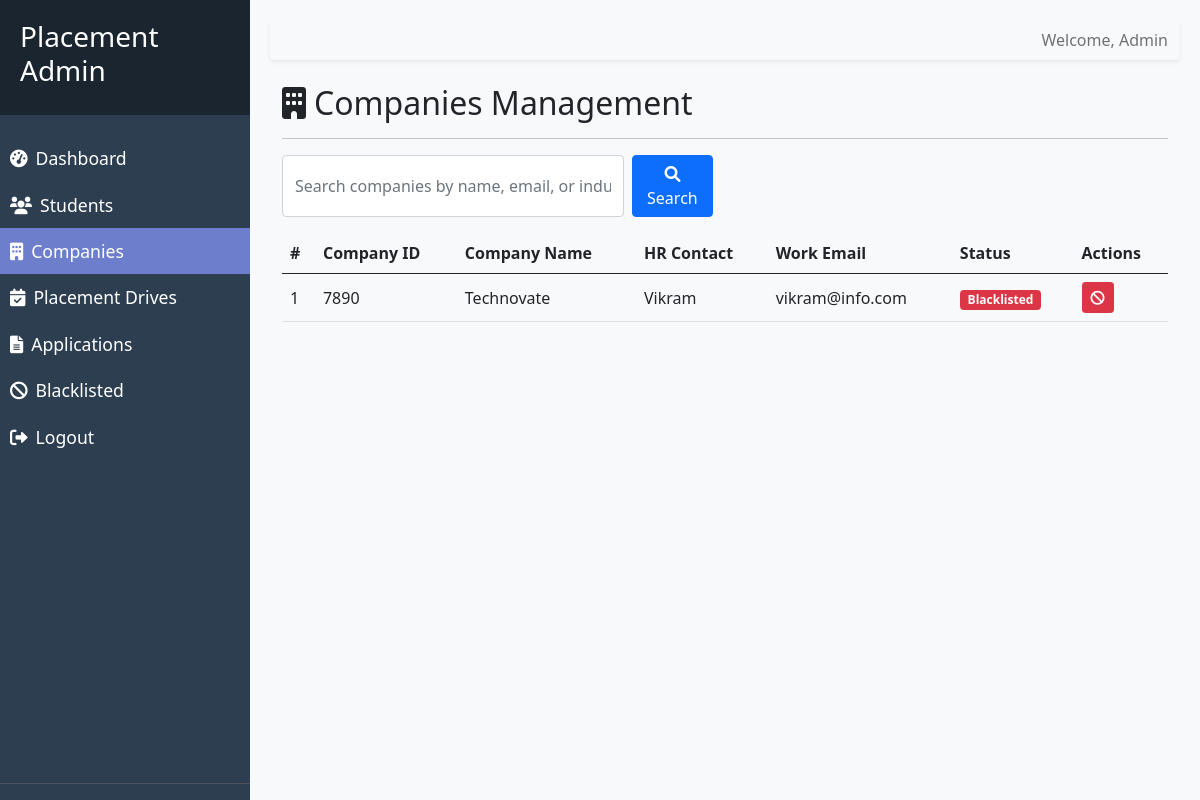
The page /admin/companies (signed in) on the database as committed earlier.
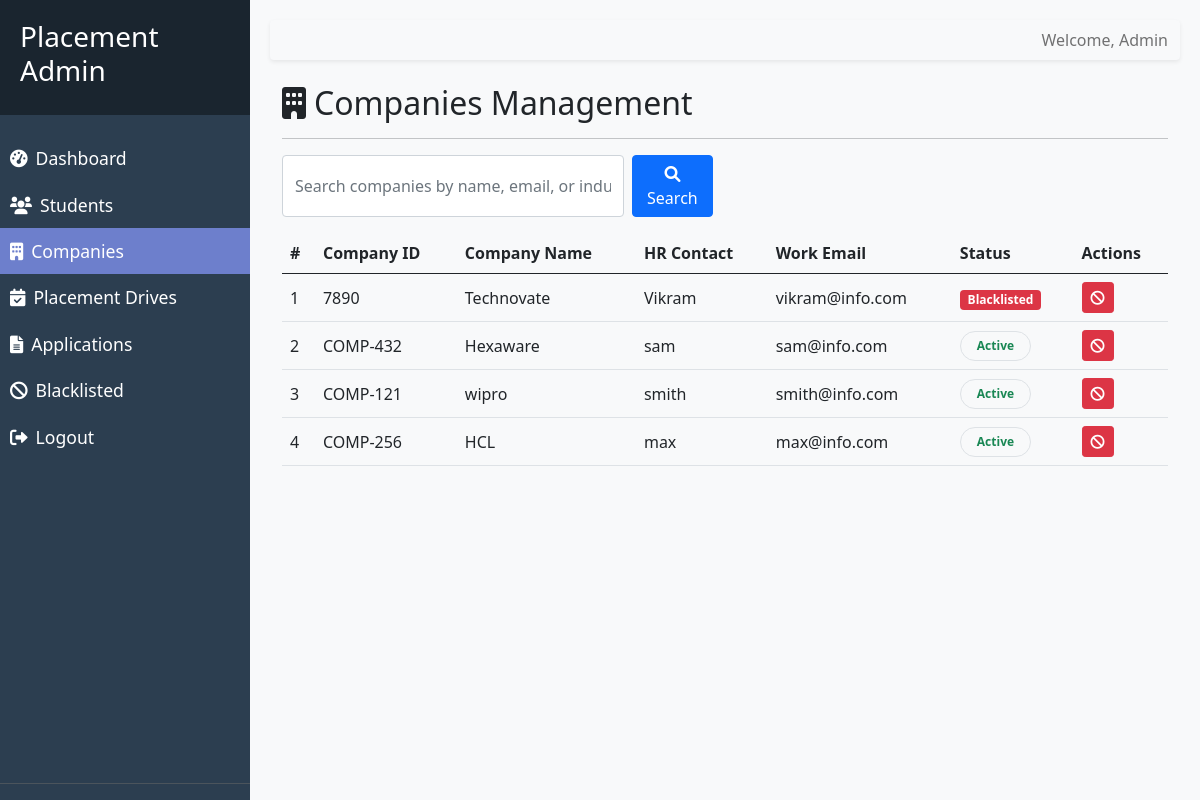
The same page on the database as committed later.
### models/company_profile.py (models this page shows, shortened)
class CompanyProfile(db.Model):
    __tablename__ = "company_profiles"
    id = db.Column(db.Integer, primary_key=True)
    account_id = db.Column(db.Integer, db.ForeignKey("accounts.id"), unique=True, nullable=False)
    name = db.Column(db.String(255), nullable=False)
    company_id_field = db.Column(db.String(100), unique=True, nullable=False)
    website_url = db.Column(db.String(255), nullable=True)
    industry_type = db.Column(db.String(255), nullable=True)
    location = db.Column(db.String(255), nullable=True)
    approval_status = db.Column(
        db.Enum(ApprovalAction),
        nullable=False,
        default=ApprovalAction.PENDING,
        index=True
    )
    hr_contact = db.Column(db.String(255), nullable=False)
    work_email = db.Column(db.String(255), unique=True, nullable=False)
    @property
    def is_blacklisted(self) -> bool:
        from models.blacklist_entry import BlacklistEntry
        return BlacklistEntry.query.filter_by(entity_type='company', entity_id=self.id).first() is not None

### models/account.py (models this page shows, shortened)
class Account(db.Model):
    __tablename__ = "accounts"
    id = db.Column(db.Integer, primary_key=True)
    login_identifier = db.Column(db.String(255), unique=True, nullable=False)
    password_hash = db.Column(db.String(255), nullable=False)
    role = db.Column(db.String(50), nullable=False)
    account_state = db.Column(
        db.String(50),
        nullable=False,
        default=AccountState.PENDING_VERIFICATION.value,
    )
    student_profile = db.relationship("StudentProfile", backref="account", lazy=True, uselist=False, cascade="all, delete-orphan")
    company_profile = db.relationship("CompanyProfile", backref="account", lazy=True, uselist=False, cascade="all, delete-orphan")
    created_at = db.Column(
        db.DateTime,
        nullable=False,
        default=datetime.now,
    )
    last_login_at = db.Column(db.DateTime, nullable=True)

### routes/moderation_routes.py (the view, shortened to what this page needs)
@admin_bp.route("/companies", endpoint="companies")
def list_corporate_partners():
    search_query = request.args.get('q', '').strip()
    from models import CompanyProfile
    query = CompanyProfile.query.join(Account).filter(Account.role == AccountRole.COMPANY.value)
    company_profiles = query.all()
    return render_template("admin/companies.html", companies=company_profiles, search_query=search_query)

### routes/moderation_routes.py (called while the page is built)
@admin_bp.before_request
def admin_required():
    if session.get("role") != "admin":
        return redirect(url_for("auth.admin_login"))

### templates/admin/companies.html (shortened to what this page needs)
{% extends 'base_admin.html' %}
{% block content %}
<div class="container-fluid">
    <div class="row">
        <div class="col-12">
            <h2><i class="fas fa-building me-2"></i>Companies Management</h2>
            <hr>
            <div class="row mb-3">
                <div class="col-md-6">
                    <form action="{{ url_for('admin.companies') }}" method="GET" class="d-flex">
                        <input type="text" name="q" class="form-control me-2"
                            placeholder="Search companies by name, email, or industry..."
                            value="{{ search_query or '' }}">
                        <button type="submit" class="btn btn-primary"><i class="fas fa-search"></i> Search</button>
                    </form>
                </div>
            </div>
            <div class="portal-panel mt-3">
                <div class="table-responsive">
                    <table class="table table-hover align-middle mb-0">
                        <thead class="bg-light border-bottom">
                            <tr>
                                <th>#</th>
                                <th>Company ID</th>
                                <th>Company Name</th>
                                <th>HR Contact</th>
                                <th>Work Email</th>
                                <th>Status</th>
                                <th>Actions</th>
                            </tr>
                        </thead>
                        <tbody>
                            {% for company in companies %}
                            <tr>
                                <td>{{ loop.index }}</td>
                                <td>{{ company.company_id_field }}</td>
                                <td>{{ company.name }}</td>
                                <td>{{ company.hr_contact }}</td>
                                <td>{{ company.work_email }}</td>
                                <td>
                                    {% if company.is_blacklisted %}
                                    <span class="badge bg-danger">Blacklisted</span>
                                    {% else %}
                                    {{ company.account.account_state | status_badge }}
                                    {% endif %}
                                </td>
                                <td>
                                    <div class="d-flex gap-1">
                                        <form
                                            action="{{ url_for('admin.blacklist_entity', entity_type='company', entity_id=company.id) }}"
                                            method="POST" class="d-inline">
                                            <button type="submit" class="btn btn-sm btn-danger" title="Blacklist"
                                                onclick="return confirm('Are you sure you want to blacklist this company?')">
                                                <i class="fas fa-ban"></i>
                                            </button>
                                        </form>
                                    </div>
                                </td>
                            </tr>
                            {% endfor %}
                        </tbody>
                    </table>
                </div>
            </div>
        </div>
    </div>
    {% endblock %}

Rows that differ between the two databases and show on the page:
added CompanyProfile: company_id_field "COMP-432", name "Hexaware", hr_contact "sam", work_email "sam@info.com", account.account_state|status_badge "Active"
added CompanyProfile: company_id_field "COMP-121", name "wipro", hr_contact "smith", work_email "smith@info.com", account.account_state|status_badge "Active"
added CompanyProfile: company_id_field "COMP-256", name "HCL", hr_contact "max", work_email "max@info.com", account.account_state|status_badge "Active"
